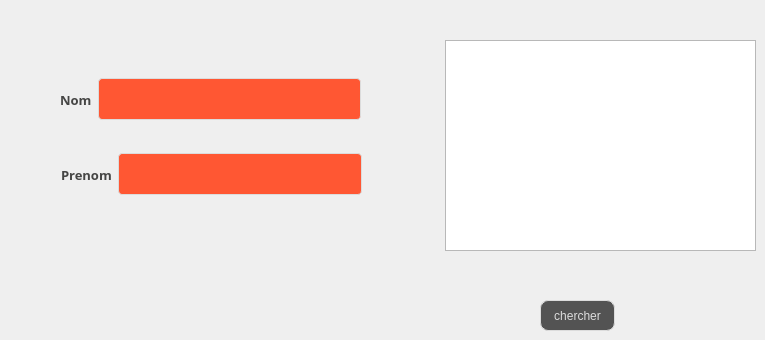
      <widget class="QWidget" name="tab_15">
       <attribute name="title">
        <string>Chercher Client</string>
       </attribute>
       <widget class="QPushButton" name="cherchermenu">
        <property name="geometry">
         <rect>
          <x>540</x>
          <y>300</y>
          <width>75</width>
          <height>31</height>
         </rect>
        </property>
        <property name="styleSheet">
         <string notr="true">QPushButton {
color: #dcdcdc;
background:#535353;
border: none;

border: 1px solid #DCDCDC;
border-radius: 8px;
}
QPushButton:hover {
color:#fff;
background:#FF5733;
border: none;
}</string>
        </property>
        <property name="text">
         <string>chercher</string>
        </property>
       </widget>
       <widget class="QTableView" name="tabcherchermenu">
        <property name="geometry">
         <rect>
          <x>445</x>
          <y>40</y>
          <width>311</width>
          <height>211</height>
         </rect>
        </property>
       </widget>
       <widget class="QWidget" name="layoutWidget">
        <property name="geometry">
         <rect>
          <x>60</x>
          <y>59</y>
          <width>301</width>
          <height>81</height>
         </rect>
        </property>
        <layout class="QHBoxLayout" name="horizontalLayout_23">
         <item>
          <widget class="QLabel" name="label_49">
           <property name="font">
            <font>
             <family>Segoe Print</family>
             <pointsize>-1</pointsize>
             <weight>75</weight>
             <bold>true</bold>
            </font>
           </property>
           <property name="styleSheet">
            <string notr="true">background-color: transparent;
	color: #454544;
	font-weight: bold;
	font-size: 13px;</string>
           </property>
           <property name="text">
            <string>Nom</string>
           </property>
          </widget>
         </item>
         <item>
          <widget class="QLineEdit" name="linecherchermenu">
           <property name="styleSheet">
            <string notr="true">QLineEdit {
  width: 100%;
  padding: 12px 20px;
  margin: 8px 0;
  display: inline-block;
  border: 1px solid #dcdcdc;
  border-radius: 4px;
  box-sizing: border-box;
  background: #FF5733;
  color: #FFFFFF;
}</string>
           </property>
          </widget>
         </item>
        </layout>
       </widget>
       <widget class="QWidget" name="layoutWidget">
        <property name="geometry">
         <rect>
          <x>61</x>
          <y>139</y>
          <width>301</width>
          <height>71</height>
         </rect>
        </property>
        <layout class="QHBoxLayout" name="horizontalLayout_24">
         <item>
          <widget class="QLabel" name="label_50">
           <property name="font">
            <font>
             <family>Segoe Print</family>
             <pointsize>-1</pointsize>
             <weight>75</weight>
             <bold>true</bold>
            </font>
           </property>
           <property name="styleSheet">
            <string notr="true">background-color: transparent;
	color: #454544;
	font-weight: bold;
	font-size: 13px;</string>
           </property>
           <property name="text">
            <string>Prenom</string>
           </property>
          </widget>
         </item>
         <item>
          <widget class="QLineEdit" name="linecherchermenu2">
           <property name="styleSheet">
            <string notr="true">QLineEdit {
  width: 100%;
  padding: 12px 20px;
  margin: 8px 0;
  display: inline-block;
  border: 1px solid #dcdcdc;
  border-radius: 4px;
  box-sizing: border-box;
  background: #FF5733;
  color: #FFFFFF;
}</string>
           </property>
          </widget>
         </item>
        </layout>
       </widget>
      </widget>
